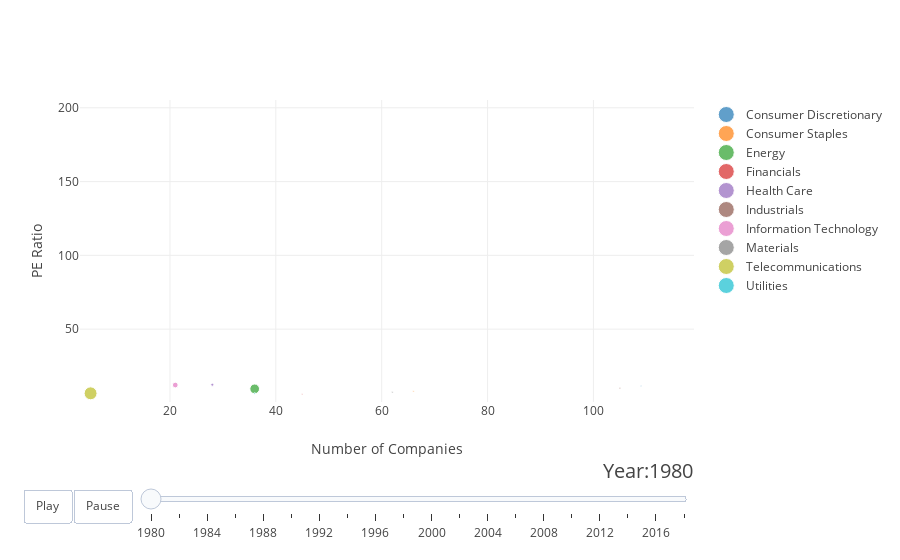

Notebook cell for this chart:
### Code cell
max_mktcap = mktcap_by_sectoryear.MarketCap.max()
years = mktcap_by_sectoryear.Year.unique()[0::2]

sectors = company_by_sectoryear.Sector.unique().tolist()
company_range = [company_by_sectoryear.Count.min(), company_by_sectoryear.Count.max()]

pe_min = pe_by_sectoryear.PE.min() - 5
pe_max = pe_by_sectoryear.PE.max() + 5

init_notebook_mode(connected=True)

# make figure
figure = {
    'data': [],
    'layout': {},
    'frames': []
}

# fill in most of layout
figure['layout']['xaxis'] = {'range': company_range, 'title': 'Number of Companies'}
figure['layout']['yaxis'] = {'range': [pe_min, pe_max], 'title': 'PE Ratio'}
figure['layout']['hovermode'] = 'closest'
figure['layout']['sliders'] = {
    'args': [
        'transition', {
            'duration': 400,
            'easing': 'cubic-in-out'
        }
    ],
    'initialValue': starting_year,
    'plotlycommand': 'animate',
    'values': years,
    'visible': True
}

figure['layout']['updatemenus'] = [
    {
        'buttons': [
            {
                'args': [None, {'frame': {'duration': 500, 'redraw': False},
                         'fromcurrent': True, 'transition': {'duration': 300, 'easing': 'quadratic-in-out'}}],
                'label': 'Play',
                'method': 'animate'
            },
            {
                'args': [[None], {'frame': {'duration': 0, 'redraw': False}, 'mode': 'immediate',
                'transition': {'duration': 0}}],
                'label': 'Pause',
                'method': 'animate'
            }
        ],
        'direction': 'left',
        'pad': {'r': 10, 't': 87},
        'showactive': False,
        'type': 'buttons',
        'x': 0.1,
        'xanchor': 'right',
        'y': 0,
        'yanchor': 'top'
    }
]

sliders_dict = {
    'active': 0,
    'yanchor': 'top',
    'xanchor': 'left',
    'currentvalue': {
        'font': {'size': 20},
        'prefix': 'Year:',
        'visible': True,
        'xanchor': 'right'
    },
    'transition': {'duration': 300, 'easing': 'cubic-in-out'},
    'pad': {'b': 10, 't': 50},
    'len': 0.9,
    'x': 0.1,
    'y': 0,
    'steps': []
}

# filter for given sector/year
def filter_sector_year(df, sector, year):
    return df[(df.Sector == sector) & (df.Year == year)]
    
# make data
year = starting_year
for sector in sectors:
    cap_x = filter_sector_year(mktcap_by_sectoryear, sector, year)
    co_x = filter_sector_year(company_by_sectoryear, sector, year)
    pe_x = filter_sector_year(pe_by_sectoryear, sector, year)
        
    data_dict = {
            'y': list(pe_x['PE']),
            'x': list(co_x['Count']),
            'mode': 'markers',
            'text': list(co_x['Sector']),
            'marker': dict(
                size=cap_x['MarketCap'],
                #sizeref=2.*max_mktcap/(40.**2)
                sizeref=max_mktcap/(15.**2)
            ),
            'name': sector
    }
    figure['data'].append(data_dict)
    
# make frames
for year in years:
    frame = {'data': [], 'name': str(year)}
    for sector in sectors:
        cap_x = filter_sector_year(mktcap_by_sectoryear, sector, year)
        co_x = filter_sector_year(company_by_sectoryear, sector, year)
        pe_x = filter_sector_year(pe_by_sectoryear, sector, year)
        
        data_dict = {
            'y': list(pe_x['PE']),
            'x': list(co_x['Count']),
            'mode': 'markers',
            'text': list(co_x['Sector']),
            'marker': dict(
                size=cap_x['MarketCap'],
                #sizeref=2.*max_mktcap/(40.**2)
                sizeref=max_mktcap/(15.**2)
            ),
            'name': sector
        }
        frame['data'].append(data_dict)

    figure['frames'].append(frame)
    slider_step = {'args': [
        [year],
        {'frame': {'duration': 300, 'redraw': False},
         'mode': 'immediate',
       'transition': {'duration': 300}}
     ],
     'label': year,
     'method': 'animate'}
    sliders_dict['steps'].append(slider_step)

    
figure['layout']['sliders'] = [sliders_dict]

iplot(figure)

### Figure 1 — Plotly figure (JSON) as saved in the notebook; plotly's stock layout.template omitted (floating-point values rounded to 4 significant figures)
{"data": [{"marker": {"size": [915.7], "sizeref": 671.0}, "mode": "markers", "name": "Consumer Discretionary", "text": ["Consumer Discretionary"], "x": [109], "y": [11.54]}, {"marker": {"size": [1022.0], "sizeref": 671.0}, "mode": "markers", "name": "Consumer Staples", "text": ["Consumer Staples"], "x": [66], "y": [7.89]}, {"marker": {"size": [6504.0], "sizeref": 671.0}, "mode": "markers", "name": "Energy", "text": ["Energy"], "x": [36], "y": [9.541]}, {"marker": {"size": [945.9], "sizeref": 671.0}, "mode": "markers", "name": "Financials", "text": ["Financials"], "x": [45], "y": [5.973]}, {"marker": {"size": [2028.0], "sizeref": 671.0}, "mode": "markers", "name": "Health Care", "text": ["Health Care"], "x": [28], "y": [12.39]}, {"marker": {"size": [1143.0], "sizeref": 671.0}, "mode": "markers", "name": "Industrials", "text": ["Industrials"], "x": [105], "y": [10.02]}, {"marker": {"size": [3836.0], "sizeref": 671.0}, "mode": "markers", "name": "Information Technology", "text": ["Information Technology"], "x": [21], "y": [12.14]}, {"marker": {"size": [1201.0], "sizeref": 671.0}, "mode": "markers", "name": "Materials", "text": ["Materials"], "x": [62], "y": [7.297]}, {"marker": {"size": [8653.0], "sizeref": 671.0}, "mode": "markers", "name": "Telecommunications", "text": ["Telecommunications"], "x": [5], "y": [6.52]}, {"marker": {"size": [1131.0], "sizeref": 671.0}, "mode": "markers", "name": "Utilities", "text": ["Utilities"], "x": [36], "y": [6.528]}], "layout": {"hovermode": "closest", "sliders": [{"active": 0, "currentvalue": {"font": {"size": 20}, "prefix": "Year:", "visible": true, "xanchor": "right"}, "len": 0.9, "pad": {"b": 10, "t": 50}, "steps": [{"args": [[1980], {"frame": {"duration": 300, "redraw": false}, "mode": "immediate", "transition": {"duration": 300}}], "label": 1980, "method": "animate"}, {"args": [[1982], {"frame": {"duration": 300, "redraw": false}, "mode": "immediate", "transition": {"duration": 300}}], "label": 1982, "method": "animate"}, {"args": [[1984], {"frame": {"duration": 300, "redraw": false}, "mode": "immediate", "transition": {"duration": 300}}], "label": 1984, "method": "animate"}, {"args": [[1986], {"frame": {"duration": 300, "redraw": false}, "mode": "immediate", "transition": {"duration": 300}}], "label": 1986, "method": "animate"}, {"args": [[1988], {"frame": {"duration": 300, "redraw": false}, "mode": "immediate", "transition": {"duration": 300}}], "label": 1988, "method": "animate"}, {"args": [[1990], {"frame": {"duration": 300, "redraw": false}, "mode": "immediate", "transition": {"duration": 300}}], "label": 1990, "method": "animate"}, {"args": [[1992], {"frame": {"duration": 300, "redraw": false}, "mode": "immediate", "transition": {"duration": 300}}], "label": 1992, "method": "animate"}, {"args": [[1994], {"frame": {"duration": 300, "redraw": false}, "mode": "immediate", "transition": {"duration": 300}}], "label": 1994, "method": "animate"}, {"args": [[1996], {"frame": {"duration": 300, "redraw": false}, "mode": "immediate", "transition": {"duration": 300}}], "label": 1996, "method": "animate"}, {"args": [[1998], {"frame": {"duration": 300, "redraw": false}, "mode": "immediate", "transition": {"duration": 300}}], "label": 1998, "method": "animate"}, {"args": [[2000], {"frame": {"duration": 300, "redraw": false}, "mode": "immediate", "transition": {"duration": 300}}], "label": 2000, "method": "animate"}, {"args": [[2002], {"frame": {"duration": 300, "redraw": false}, "mode": "immediate", "transition": {"duration": 300}}], "label": 2002, "method": "animate"}, {"args": [[2004], {"frame": {"duration": 300, "redraw": false}, "mode": "immediate", "transition": {"duration": 300}}], "label": 2004, "method": "animate"}, {"args": [[2006], {"frame": {"duration": 300, "redraw": false}, "mode": "immediate", "transition": {"duration": 300}}], "label": 2006, "method": "animate"}, {"args": [[2008], {"frame": {"duration": 300, "redraw": false}, "mode": "immediate", "transition": {"duration": 300}}], "label": 2008, "method": "animate"}, {"args": [[2010], {"frame": {"duration": 300, "redraw": false}, "mode": "immediate", "transition": {"duration": 300}}], "label": 2010, "method": "animate"}, {"args": [[2012], {"frame": {"duration": 300, "redraw": false}, "mode": "immediate", "transition": {"duration": 300}}], "label": 2012, "method": "animate"}, {"args": [[2014], {"frame": {"duration": 300, "redraw": false}, "mode": "immediate", "transition": {"duration": 300}}], "label": 2014, "method": "animate"}, {"args": [[2016], {"frame": {"duration": 300, "redraw": false}, "mode": "immediate", "transition": {"duration": 300}}], "label": 2016, "method": "animate"}, {"args": [[2018], {"frame": {"duration": 300, "redraw": false}, "mode": "immediate", "transition": {"duration": 300}}], "label": 2018, "method": "animate"}], "transition": {"duration": 300, "easing": "cubic-in-out"}, "x": 0.1, "xanchor": "left", "y": 0, "yanchor": "top"}], "updatemenus": [{"buttons": [{"args": [null, {"frame": {"duration": 500, "redraw": false}, "fromcurrent": true, "transition": {"duration": 300, "easing": "quadratic-in-out"}}], "label": "Play", "method": "animate"}, {"args": [[null], {"frame": {"duration": 0, "redraw": false}, "mode": "immediate", "transition": {"duration": 0}}], "label": "Pause", "method": "animate"}], "direction": "left", "pad": {"r": 10, "t": 87}, "showactive": false, "type": "buttons", "x": 0.1, "xanchor": "right", "y": 0, "yanchor": "top"}], "xaxis": {"range": [3, 119], "title": "Number of Companies"}, "yaxis": {"range": [0.6399, 205.3], "title": "PE Ratio"}}}
